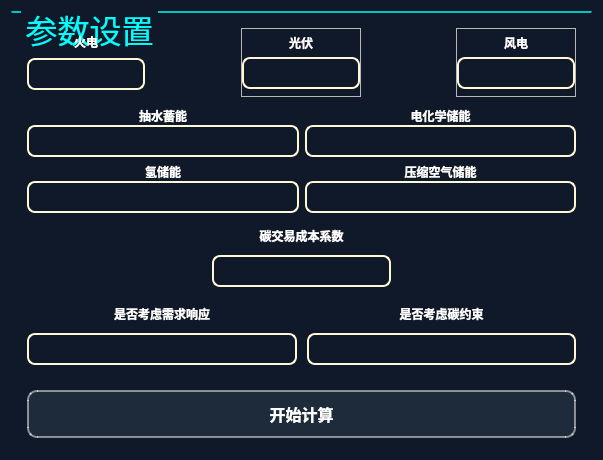
<?xml version="1.0" encoding="UTF-8"?>
<ui version="4.0">
 <class>Form</class>
 <widget class="QWidget" name="Form">
  <property name="geometry">
   <rect>
    <x>0</x>
    <y>0</y>
    <width>603</width>
    <height>460</height>
   </rect>
  </property>
  <property name="windowTitle">
   <string>Form</string>
  </property>
  <property name="styleSheet">
   <string notr="true">#Form{
 background-color:#0F192A;
}

QLabel {
    color: white;
}

QTextBrowser {
    color: white;             /* 设置字体颜色为白色 */
    background-color: transparent;  /* 设置背景透明 */
	border: none;
}

QLineEdit {
    background-color: transparent;  /* 背景透明，保持深蓝色背景可见 */
    color: white;                   /* 字体颜色为白色 */
    border: 2px solid #fff7d6;      /* 设置浅蓝色边框，增加视觉效果 */
    border-radius: 8px;             /* 边框圆角效果，增加现代感 */
    padding: 5px;                   /* 内边距，避免文字贴边 */
    font-size: 14px;                /* 设置适当的字体大小 */
}

QLineEdit:focus {
    border-color: #FF4081;          /* 当控件获得焦点时，设置边框颜色为粉红色 */
    background-color: rgba(0, 0, 0, 0.1); /* 设置获得焦点时的背景为透明黑色，突出显示 */
}

QPushButton {
    background-color: #1D2B3A;      /* 深蓝色背景 */
    color: white;                    /* 白色文字 */
    border: 2px solid rgba(255, 255, 255, 0.5);  /* 半透明白色边框，边框变细 */
    border-radius: 10px;             /* 圆角效果 */
    padding: 10px 20px;              /* 内边距 */
    font-size: 16px;                 /* 字体大小 */
    font-weight: bold;               /* 加粗字体 */

}

QPushButton:hover {
    background-color: #4A5B73;       /* 悬停时背景变浅 */
    border-color: rgba(255, 255, 255, 0.7);  /* 悬停时边框颜色稍微变深 */
}

QPushButton:pressed {
    background-color: #2C3E50;       /* 按钮按下时背景变为深色 */
    border-color: rgba(255, 255, 255, 0.7);  /* 按下时边框颜色 */
    box-shadow: 0 2px 5px rgba(0, 0, 0, 0.3);  /* 按下时添加阴影效果 */
}</string>
  </property>
  <layout class="QVBoxLayout" name="verticalLayout_6">
   <item>
    <widget class="QGroupBox" name="groupBox_13">
     <property name="sizePolicy">
      <sizepolicy hsizetype="Preferred" vsizetype="Preferred">
       <horstretch>0</horstretch>
       <verstretch>0</verstretch>
      </sizepolicy>
     </property>
     <property name="minimumSize">
      <size>
       <width>0</width>
       <height>0</height>
      </size>
     </property>
     <property name="maximumSize">
      <size>
       <width>2000</width>
       <height>700</height>
      </size>
     </property>
     <property name="styleSheet">
      <string notr="true">QGroupBox {
    font-family: &quot;SimSun&quot;;  /* 设置字体为宋体 */
    font-size: 32px;       /* 设置字体大小为18px */
    color:#00FFFF;            /* 设置字体颜色为 */
	margin-top: 2.3ex;
	border-top: 2px solid #00c6b7;         /* 隐藏上边框 */

}
QGroupBox::title
{
	subcontrol-origin:margin;
	left: 10px;
}
</string>
     </property>
     <property name="title">
      <string>参数设置</string>
     </property>
     <layout class="QVBoxLayout" name="verticalLayout_9">
      <property name="spacing">
       <number>10</number>
      </property>
      <property name="leftMargin">
       <number>15</number>
      </property>
      <property name="topMargin">
       <number>15</number>
      </property>
      <property name="rightMargin">
       <number>15</number>
      </property>
      <property name="bottomMargin">
       <number>0</number>
      </property>
      <item>
       <widget class="QWidget" name="widget" native="true">
        <property name="sizePolicy">
         <sizepolicy hsizetype="Preferred" vsizetype="Preferred">
          <horstretch>0</horstretch>
          <verstretch>0</verstretch>
         </sizepolicy>
        </property>
        <property name="maximumSize">
         <size>
          <width>16777215</width>
          <height>180</height>
         </size>
        </property>
        <property name="styleSheet">
         <string notr="true">#widget{
	background:none;
}</string>
        </property>
        <layout class="QHBoxLayout" name="horizontalLayout_3">
         <property name="spacing">
          <number>0</number>
         </property>
         <property name="leftMargin">
          <number>0</number>
         </property>
         <property name="topMargin">
          <number>0</number>
         </property>
         <property name="rightMargin">
          <number>0</number>
         </property>
         <property name="bottomMargin">
          <number>0</number>
         </property>
         <item>
          <widget class="QWidget" name="widget_14" native="true">
           <layout class="QVBoxLayout" name="verticalLayout_10">
            <property name="spacing">
             <number>7</number>
            </property>
            <property name="leftMargin">
             <number>0</number>
            </property>
            <property name="topMargin">
             <number>5</number>
            </property>
            <property name="rightMargin">
             <number>0</number>
            </property>
            <property name="bottomMargin">
             <number>5</number>
            </property>
            <item>
             <widget class="QLabel" name="label">
              <property name="sizePolicy">
               <sizepolicy hsizetype="Preferred" vsizetype="Fixed">
                <horstretch>0</horstretch>
                <verstretch>0</verstretch>
               </sizepolicy>
              </property>
              <property name="font">
               <font>
                <weight>75</weight>
                <bold>true</bold>
               </font>
              </property>
              <property name="styleSheet">
               <string notr="true">QLabel {
    color: white;
}</string>
              </property>
              <property name="text">
               <string>火电</string>
              </property>
              <property name="textFormat">
               <enum>Qt::RichText</enum>
              </property>
              <property name="alignment">
               <set>Qt::AlignCenter</set>
              </property>
             </widget>
            </item>
            <item>
             <widget class="QLineEdit" name="lineEdit_Pmt">
              <property name="sizePolicy">
               <sizepolicy hsizetype="Expanding" vsizetype="Fixed">
                <horstretch>0</horstretch>
                <verstretch>0</verstretch>
               </sizepolicy>
              </property>
              <property name="minimumSize">
               <size>
                <width>0</width>
                <height>0</height>
               </size>
              </property>
              <property name="alignment">
               <set>Qt::AlignCenter</set>
              </property>
             </widget>
            </item>
           </layout>
          </widget>
         </item>
         <item>
          <spacer name="horizontalSpacer_5">
           <property name="orientation">
            <enum>Qt::Horizontal</enum>
           </property>
           <property name="sizeHint" stdset="0">
            <size>
             <width>114</width>
             <height>20</height>
            </size>
           </property>
          </spacer>
         </item>
         <item>
          <widget class="QFrame" name="frame">
           <property name="frameShape">
            <enum>QFrame::StyledPanel</enum>
           </property>
           <property name="frameShadow">
            <enum>QFrame::Raised</enum>
           </property>
           <layout class="QVBoxLayout" name="verticalLayout_11">
            <property name="spacing">
             <number>0</number>
            </property>
            <property name="leftMargin">
             <number>0</number>
            </property>
            <property name="topMargin">
             <number>0</number>
            </property>
            <property name="rightMargin">
             <number>0</number>
            </property>
            <property name="bottomMargin">
             <number>0</number>
            </property>
            <item>
             <widget class="QLabel" name="label_2">
              <property name="sizePolicy">
               <sizepolicy hsizetype="Preferred" vsizetype="Fixed">
                <horstretch>0</horstretch>
                <verstretch>0</verstretch>
               </sizepolicy>
              </property>
              <property name="font">
               <font>
                <weight>75</weight>
                <bold>true</bold>
               </font>
              </property>
              <property name="mouseTracking">
               <bool>false</bool>
              </property>
              <property name="tabletTracking">
               <bool>false</bool>
              </property>
              <property name="text">
               <string>光伏</string>
              </property>
              <property name="alignment">
               <set>Qt::AlignCenter</set>
              </property>
             </widget>
            </item>
            <item>
             <widget class="QLineEdit" name="lineEdit_pv">
              <property name="alignment">
               <set>Qt::AlignCenter</set>
              </property>
             </widget>
            </item>
           </layout>
          </widget>
         </item>
         <item>
          <spacer name="horizontalSpacer_3">
           <property name="orientation">
            <enum>Qt::Horizontal</enum>
           </property>
           <property name="sizeHint" stdset="0">
            <size>
             <width>113</width>
             <height>20</height>
            </size>
           </property>
          </spacer>
         </item>
         <item>
          <widget class="QFrame" name="frame_2">
           <property name="frameShape">
            <enum>QFrame::StyledPanel</enum>
           </property>
           <property name="frameShadow">
            <enum>QFrame::Raised</enum>
           </property>
           <layout class="QVBoxLayout" name="verticalLayout_12">
            <property name="spacing">
             <number>0</number>
            </property>
            <property name="leftMargin">
             <number>0</number>
            </property>
            <property name="topMargin">
             <number>0</number>
            </property>
            <property name="rightMargin">
             <number>0</number>
            </property>
            <property name="bottomMargin">
             <number>0</number>
            </property>
            <item>
             <widget class="QLabel" name="label_3">
              <property name="sizePolicy">
               <sizepolicy hsizetype="Preferred" vsizetype="Fixed">
                <horstretch>0</horstretch>
                <verstretch>0</verstretch>
               </sizepolicy>
              </property>
              <property name="font">
               <font>
                <weight>75</weight>
                <bold>true</bold>
               </font>
              </property>
              <property name="mouseTracking">
               <bool>false</bool>
              </property>
              <property name="tabletTracking">
               <bool>false</bool>
              </property>
              <property name="text">
               <string>风电</string>
              </property>
              <property name="alignment">
               <set>Qt::AlignCenter</set>
              </property>
             </widget>
            </item>
            <item>
             <widget class="QLineEdit" name="lineEdit_w">
              <property name="alignment">
               <set>Qt::AlignCenter</set>
              </property>
             </widget>
            </item>
           </layout>
          </widget>
         </item>
        </layout>
       </widget>
      </item>
      <item>
       <widget class="QWidget" name="widget_4" native="true">
        <property name="maximumSize">
         <size>
          <width>16777215</width>
          <height>350</height>
         </size>
        </property>
        <layout class="QGridLayout" name="gridLayout">
         <property name="leftMargin">
          <number>0</number>
         </property>
         <property name="topMargin">
          <number>0</number>
         </property>
         <property name="rightMargin">
          <number>0</number>
         </property>
         <property name="bottomMargin">
          <number>0</number>
         </property>
         <item row="0" column="0">
          <widget class="QWidget" name="widget_5" native="true">
           <layout class="QVBoxLayout" name="verticalLayout_2">
            <property name="spacing">
             <number>0</number>
            </property>
            <property name="leftMargin">
             <number>0</number>
            </property>
            <property name="topMargin">
             <number>0</number>
            </property>
            <property name="rightMargin">
             <number>0</number>
            </property>
            <property name="bottomMargin">
             <number>0</number>
            </property>
            <item>
             <widget class="QLabel" name="label_4">
              <property name="sizePolicy">
               <sizepolicy hsizetype="Preferred" vsizetype="Fixed">
                <horstretch>0</horstretch>
                <verstretch>0</verstretch>
               </sizepolicy>
              </property>
              <property name="font">
               <font>
                <weight>75</weight>
                <bold>true</bold>
               </font>
              </property>
              <property name="mouseTracking">
               <bool>false</bool>
              </property>
              <property name="tabletTracking">
               <bool>false</bool>
              </property>
              <property name="text">
               <string>抽水蓄能</string>
              </property>
              <property name="alignment">
               <set>Qt::AlignCenter</set>
              </property>
             </widget>
            </item>
            <item>
             <widget class="QLineEdit" name="lineEdit_Pump">
              <property name="alignment">
               <set>Qt::AlignCenter</set>
              </property>
             </widget>
            </item>
           </layout>
          </widget>
         </item>
         <item row="0" column="1">
          <widget class="QWidget" name="widget_6" native="true">
           <layout class="QVBoxLayout" name="verticalLayout_3">
            <property name="spacing">
             <number>0</number>
            </property>
            <property name="leftMargin">
             <number>0</number>
            </property>
            <property name="topMargin">
             <number>0</number>
            </property>
            <property name="rightMargin">
             <number>0</number>
            </property>
            <property name="bottomMargin">
             <number>0</number>
            </property>
            <item>
             <widget class="QLabel" name="label_5">
              <property name="sizePolicy">
               <sizepolicy hsizetype="Preferred" vsizetype="Fixed">
                <horstretch>0</horstretch>
                <verstretch>0</verstretch>
               </sizepolicy>
              </property>
              <property name="font">
               <font>
                <weight>75</weight>
                <bold>true</bold>
               </font>
              </property>
              <property name="mouseTracking">
               <bool>false</bool>
              </property>
              <property name="tabletTracking">
               <bool>false</bool>
              </property>
              <property name="text">
               <string>电化学储能</string>
              </property>
              <property name="alignment">
               <set>Qt::AlignCenter</set>
              </property>
             </widget>
            </item>
            <item>
             <widget class="QLineEdit" name="lineEdit_bat">
              <property name="alignment">
               <set>Qt::AlignCenter</set>
              </property>
             </widget>
            </item>
           </layout>
          </widget>
         </item>
         <item row="1" column="0">
          <widget class="QWidget" name="widget_7" native="true">
           <layout class="QVBoxLayout" name="verticalLayout_4">
            <property name="spacing">
             <number>0</number>
            </property>
            <property name="leftMargin">
             <number>0</number>
            </property>
            <property name="topMargin">
             <number>0</number>
            </property>
            <property name="rightMargin">
             <number>0</number>
            </property>
            <property name="bottomMargin">
             <number>0</number>
            </property>
            <item>
             <widget class="QLabel" name="label_6">
              <property name="sizePolicy">
               <sizepolicy hsizetype="Preferred" vsizetype="Fixed">
                <horstretch>0</horstretch>
                <verstretch>0</verstretch>
               </sizepolicy>
              </property>
              <property name="font">
               <font>
                <weight>75</weight>
                <bold>true</bold>
               </font>
              </property>
              <property name="mouseTracking">
               <bool>false</bool>
              </property>
              <property name="tabletTracking">
               <bool>false</bool>
              </property>
              <property name="text">
               <string>氢储能</string>
              </property>
              <property name="alignment">
               <set>Qt::AlignCenter</set>
              </property>
             </widget>
            </item>
            <item>
             <widget class="QLineEdit" name="lineEdit_H2">
              <property name="alignment">
               <set>Qt::AlignCenter</set>
              </property>
             </widget>
            </item>
           </layout>
          </widget>
         </item>
         <item row="1" column="1">
          <widget class="QWidget" name="widget_8" native="true">
           <layout class="QVBoxLayout" name="verticalLayout_5">
            <property name="spacing">
             <number>0</number>
            </property>
            <property name="leftMargin">
             <number>0</number>
            </property>
            <property name="topMargin">
             <number>0</number>
            </property>
            <property name="rightMargin">
             <number>0</number>
            </property>
            <property name="bottomMargin">
             <number>0</number>
            </property>
            <item>
             <widget class="QLabel" name="label_7">
              <property name="sizePolicy">
               <sizepolicy hsizetype="Preferred" vsizetype="Fixed">
                <horstretch>0</horstretch>
                <verstretch>0</verstretch>
               </sizepolicy>
              </property>
              <property name="font">
               <font>
                <weight>75</weight>
                <bold>true</bold>
               </font>
              </property>
              <property name="mouseTracking">
               <bool>false</bool>
              </property>
              <property name="tabletTracking">
               <bool>false</bool>
              </property>
              <property name="text">
               <string>压缩空气储能</string>
              </property>
              <property name="alignment">
               <set>Qt::AlignCenter</set>
              </property>
             </widget>
            </item>
            <item>
             <widget class="QLineEdit" name="lineEdit_CAES">
              <property name="alignment">
               <set>Qt::AlignCenter</set>
              </property>
             </widget>
            </item>
           </layout>
          </widget>
         </item>
        </layout>
       </widget>
      </item>
      <item>
       <widget class="QWidget" name="widget_12" native="true">
        <property name="sizePolicy">
         <sizepolicy hsizetype="Preferred" vsizetype="Preferred">
          <horstretch>0</horstretch>
          <verstretch>0</verstretch>
         </sizepolicy>
        </property>
        <property name="maximumSize">
         <size>
          <width>16777215</width>
          <height>100</height>
         </size>
        </property>
        <layout class="QGridLayout" name="gridLayout_3">
         <property name="leftMargin">
          <number>0</number>
         </property>
         <property name="topMargin">
          <number>0</number>
         </property>
         <property name="rightMargin">
          <number>0</number>
         </property>
         <property name="bottomMargin">
          <number>0</number>
         </property>
         <item row="2" column="2">
          <spacer name="horizontalSpacer_6">
           <property name="orientation">
            <enum>Qt::Horizontal</enum>
           </property>
           <property name="sizeType">
            <enum>QSizePolicy::Minimum</enum>
           </property>
           <property name="sizeHint" stdset="0">
            <size>
             <width>30</width>
             <height>20</height>
            </size>
           </property>
          </spacer>
         </item>
         <item row="2" column="1">
          <widget class="QLineEdit" name="lineEdit_CO2">
           <property name="sizePolicy">
            <sizepolicy hsizetype="Minimum" vsizetype="Fixed">
             <horstretch>0</horstretch>
             <verstretch>0</verstretch>
            </sizepolicy>
           </property>
           <property name="minimumSize">
            <size>
             <width>50</width>
             <height>0</height>
            </size>
           </property>
           <property name="alignment">
            <set>Qt::AlignCenter</set>
           </property>
          </widget>
         </item>
         <item row="2" column="0">
          <spacer name="horizontalSpacer_7">
           <property name="orientation">
            <enum>Qt::Horizontal</enum>
           </property>
           <property name="sizeType">
            <enum>QSizePolicy::Minimum</enum>
           </property>
           <property name="sizeHint" stdset="0">
            <size>
             <width>20</width>
             <height>20</height>
            </size>
           </property>
          </spacer>
         </item>
         <item row="1" column="0" colspan="3">
          <widget class="QLabel" name="label_8">
           <property name="sizePolicy">
            <sizepolicy hsizetype="Preferred" vsizetype="Fixed">
             <horstretch>0</horstretch>
             <verstretch>0</verstretch>
            </sizepolicy>
           </property>
           <property name="font">
            <font>
             <weight>75</weight>
             <bold>true</bold>
            </font>
           </property>
           <property name="mouseTracking">
            <bool>false</bool>
           </property>
           <property name="tabletTracking">
            <bool>false</bool>
           </property>
           <property name="text">
            <string>碳交易成本系数</string>
           </property>
           <property name="alignment">
            <set>Qt::AlignCenter</set>
           </property>
          </widget>
         </item>
        </layout>
       </widget>
      </item>
      <item>
       <widget class="QWidget" name="widget_9" native="true">
        <property name="sizePolicy">
         <sizepolicy hsizetype="Preferred" vsizetype="Preferred">
          <horstretch>0</horstretch>
          <verstretch>0</verstretch>
         </sizepolicy>
        </property>
        <property name="maximumSize">
         <size>
          <width>16777215</width>
          <height>150</height>
         </size>
        </property>
        <layout class="QHBoxLayout" name="horizontalLayout_5">
         <property name="spacing">
          <number>10</number>
         </property>
         <property name="leftMargin">
          <number>0</number>
         </property>
         <property name="topMargin">
          <number>0</number>
         </property>
         <property name="rightMargin">
          <number>0</number>
         </property>
         <property name="bottomMargin">
          <number>0</number>
         </property>
         <item>
          <widget class="QWidget" name="widget_10" native="true">
           <layout class="QVBoxLayout" name="verticalLayout_7">
            <property name="leftMargin">
             <number>0</number>
            </property>
            <property name="topMargin">
             <number>0</number>
            </property>
            <property name="rightMargin">
             <number>0</number>
            </property>
            <property name="bottomMargin">
             <number>0</number>
            </property>
            <item>
             <widget class="QLabel" name="label_9">
              <property name="sizePolicy">
               <sizepolicy hsizetype="Preferred" vsizetype="Fixed">
                <horstretch>0</horstretch>
                <verstretch>0</verstretch>
               </sizepolicy>
              </property>
              <property name="font">
               <font>
                <weight>75</weight>
                <bold>true</bold>
               </font>
              </property>
              <property name="mouseTracking">
               <bool>false</bool>
              </property>
              <property name="tabletTracking">
               <bool>false</bool>
              </property>
              <property name="text">
               <string>是否考虑需求响应</string>
              </property>
              <property name="alignment">
               <set>Qt::AlignCenter</set>
              </property>
             </widget>
            </item>
            <item>
             <widget class="QLineEdit" name="lineEdit_if_demand">
              <property name="alignment">
               <set>Qt::AlignCenter</set>
              </property>
             </widget>
            </item>
           </layout>
          </widget>
         </item>
         <item>
          <widget class="QWidget" name="widget_11" native="true">
           <layout class="QVBoxLayout" name="verticalLayout_8">
            <property name="leftMargin">
             <number>0</number>
            </property>
            <property name="topMargin">
             <number>0</number>
            </property>
            <property name="rightMargin">
             <number>0</number>
            </property>
            <property name="bottomMargin">
             <number>0</number>
            </property>
            <item>
             <widget class="QLabel" name="label_10">
              <property name="sizePolicy">
               <sizepolicy hsizetype="Preferred" vsizetype="Fixed">
                <horstretch>0</horstretch>
                <verstretch>0</verstretch>
               </sizepolicy>
              </property>
              <property name="font">
               <font>
                <weight>75</weight>
                <bold>true</bold>
               </font>
              </property>
              <property name="mouseTracking">
               <bool>false</bool>
              </property>
              <property name="tabletTracking">
               <bool>false</bool>
              </property>
              <property name="text">
               <string>是否考虑碳约束</string>
              </property>
              <property name="alignment">
               <set>Qt::AlignCenter</set>
              </property>
             </widget>
            </item>
            <item>
             <widget class="QLineEdit" name="lineEdit_if_carbon">
              <property name="alignment">
               <set>Qt::AlignCenter</set>
              </property>
             </widget>
            </item>
           </layout>
          </widget>
         </item>
        </layout>
       </widget>
      </item>
      <item>
       <widget class="QWidget" name="widget_18" native="true">
        <layout class="QVBoxLayout" name="verticalLayout">
         <property name="spacing">
          <number>0</number>
         </property>
         <property name="leftMargin">
          <number>0</number>
         </property>
         <property name="topMargin">
          <number>0</number>
         </property>
         <property name="rightMargin">
          <number>0</number>
         </property>
         <property name="bottomMargin">
          <number>0</number>
         </property>
         <item>
          <layout class="QHBoxLayout" name="horizontalLayout">
           <item>
            <widget class="QPushButton" name="pushButton_plot">
             <property name="font">
              <font>
               <pointsize>-1</pointsize>
               <weight>75</weight>
               <bold>true</bold>
              </font>
             </property>
             <property name="text">
              <string>开始计算</string>
             </property>
            </widget>
           </item>
          </layout>
         </item>
        </layout>
       </widget>
      </item>
     </layout>
    </widget>
   </item>
  </layout>
 </widget>
 <resources/>
 <connections/>
</ui>
